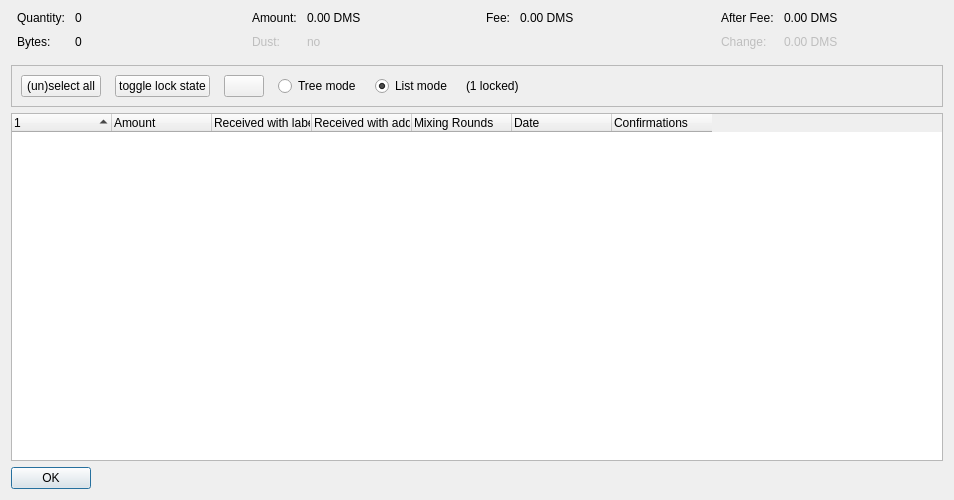
<?xml version="1.0" encoding="UTF-8"?>
<ui version="4.0">
 <class>CoinControlDialog</class>
 <widget class="QDialog" name="CoinControlDialog">
  <property name="geometry">
   <rect>
    <x>0</x>
    <y>0</y>
    <width>954</width>
    <height>500</height>
   </rect>
  </property>
  <property name="windowTitle">
   <string>Coin Selection</string>
  </property>
  <layout class="QVBoxLayout" name="verticalLayout">
   <item>
    <layout class="QHBoxLayout" name="horizontalLayoutTop" stretch="0,0,0,0">
     <property name="topMargin">
      <number>0</number>
     </property>
     <property name="bottomMargin">
      <number>10</number>
     </property>
     <item>
      <layout class="QFormLayout" name="formLayoutCoinControl1">
       <property name="horizontalSpacing">
        <number>10</number>
       </property>
       <property name="verticalSpacing">
        <number>10</number>
       </property>
       <property name="leftMargin">
        <number>6</number>
       </property>
       <property name="rightMargin">
        <number>6</number>
       </property>
       <item row="0" column="0">
        <widget class="QLabel" name="labelCoinControlQuantityText">
         <property name="text">
          <string>Quantity:</string>
         </property>
        </widget>
       </item>
       <item row="0" column="1">
        <widget class="QLabel" name="labelCoinControlQuantity">
         <property name="cursor">
          <cursorShape>IBeamCursor</cursorShape>
         </property>
         <property name="contextMenuPolicy">
          <enum>Qt::ActionsContextMenu</enum>
         </property>
         <property name="text">
          <string notr="true">0</string>
         </property>
         <property name="textInteractionFlags">
          <set>Qt::LinksAccessibleByMouse|Qt::TextSelectableByKeyboard|Qt::TextSelectableByMouse</set>
         </property>
        </widget>
       </item>
       <item row="1" column="0">
        <widget class="QLabel" name="labelCoinControlBytesText">
         <property name="text">
          <string>Bytes:</string>
         </property>
        </widget>
       </item>
       <item row="1" column="1">
        <widget class="QLabel" name="labelCoinControlBytes">
         <property name="cursor">
          <cursorShape>IBeamCursor</cursorShape>
         </property>
         <property name="contextMenuPolicy">
          <enum>Qt::ActionsContextMenu</enum>
         </property>
         <property name="text">
          <string notr="true">0</string>
         </property>
         <property name="textInteractionFlags">
          <set>Qt::LinksAccessibleByMouse|Qt::TextSelectableByKeyboard|Qt::TextSelectableByMouse</set>
         </property>
        </widget>
       </item>
      </layout>
     </item>
     <item>
      <layout class="QFormLayout" name="formLayoutCoinControl2">
       <property name="horizontalSpacing">
        <number>10</number>
       </property>
       <property name="verticalSpacing">
        <number>10</number>
       </property>
       <property name="leftMargin">
        <number>6</number>
       </property>
       <property name="rightMargin">
        <number>6</number>
       </property>
       <item row="0" column="0">
        <widget class="QLabel" name="labelCoinControlAmountText">
         <property name="text">
          <string>Amount:</string>
         </property>
        </widget>
       </item>
       <item row="0" column="1">
        <widget class="QLabel" name="labelCoinControlAmount">
         <property name="cursor">
          <cursorShape>IBeamCursor</cursorShape>
         </property>
         <property name="contextMenuPolicy">
          <enum>Qt::ActionsContextMenu</enum>
         </property>
         <property name="text">
          <string notr="true">0.00 DMS</string>
         </property>
         <property name="textInteractionFlags">
          <set>Qt::LinksAccessibleByMouse|Qt::TextSelectableByKeyboard|Qt::TextSelectableByMouse</set>
         </property>
        </widget>
       </item>
       <item row="1" column="0">
        <widget class="QLabel" name="labelCoinControlLowOutputText">
         <property name="enabled">
          <bool>false</bool>
         </property>
         <property name="text">
          <string>Dust:</string>
         </property>
        </widget>
       </item>
       <item row="1" column="1">
        <widget class="QLabel" name="labelCoinControlLowOutput">
         <property name="enabled">
          <bool>false</bool>
         </property>
         <property name="cursor">
          <cursorShape>IBeamCursor</cursorShape>
         </property>
         <property name="contextMenuPolicy">
          <enum>Qt::ActionsContextMenu</enum>
         </property>
         <property name="text">
          <string notr="true">no</string>
         </property>
         <property name="textInteractionFlags">
          <set>Qt::LinksAccessibleByMouse|Qt::TextSelectableByKeyboard|Qt::TextSelectableByMouse</set>
         </property>
        </widget>
       </item>
      </layout>
     </item>
     <item>
      <layout class="QFormLayout" name="formLayoutCoinControl3">
       <property name="horizontalSpacing">
        <number>10</number>
       </property>
       <property name="verticalSpacing">
        <number>10</number>
       </property>
       <property name="leftMargin">
        <number>6</number>
       </property>
       <property name="rightMargin">
        <number>6</number>
       </property>
       <item row="0" column="0">
        <widget class="QLabel" name="labelCoinControlFeeText">
         <property name="text">
          <string>Fee:</string>
         </property>
        </widget>
       </item>
       <item row="0" column="1">
        <widget class="QLabel" name="labelCoinControlFee">
         <property name="cursor">
          <cursorShape>IBeamCursor</cursorShape>
         </property>
         <property name="contextMenuPolicy">
          <enum>Qt::ActionsContextMenu</enum>
         </property>
         <property name="text">
          <string notr="true">0.00 DMS</string>
         </property>
         <property name="textInteractionFlags">
          <set>Qt::LinksAccessibleByMouse|Qt::TextSelectableByKeyboard|Qt::TextSelectableByMouse</set>
         </property>
        </widget>
       </item>
      </layout>
     </item>
     <item>
      <layout class="QFormLayout" name="formLayoutCoinControl4">
       <property name="horizontalSpacing">
        <number>10</number>
       </property>
       <property name="verticalSpacing">
        <number>10</number>
       </property>
       <property name="leftMargin">
        <number>6</number>
       </property>
       <property name="rightMargin">
        <number>6</number>
       </property>
       <item row="0" column="0">
        <widget class="QLabel" name="labelCoinControlAfterFeeText">
         <property name="text">
          <string>After Fee:</string>
         </property>
        </widget>
       </item>
       <item row="0" column="1">
        <widget class="QLabel" name="labelCoinControlAfterFee">
         <property name="cursor">
          <cursorShape>IBeamCursor</cursorShape>
         </property>
         <property name="contextMenuPolicy">
          <enum>Qt::ActionsContextMenu</enum>
         </property>
         <property name="text">
          <string notr="true">0.00 DMS</string>
         </property>
         <property name="textInteractionFlags">
          <set>Qt::LinksAccessibleByMouse|Qt::TextSelectableByKeyboard|Qt::TextSelectableByMouse</set>
         </property>
        </widget>
       </item>
       <item row="1" column="0">
        <widget class="QLabel" name="labelCoinControlChangeText">
         <property name="enabled">
          <bool>false</bool>
         </property>
         <property name="text">
          <string>Change:</string>
         </property>
        </widget>
       </item>
       <item row="1" column="1">
        <widget class="QLabel" name="labelCoinControlChange">
         <property name="enabled">
          <bool>false</bool>
         </property>
         <property name="cursor">
          <cursorShape>IBeamCursor</cursorShape>
         </property>
         <property name="contextMenuPolicy">
          <enum>Qt::ActionsContextMenu</enum>
         </property>
         <property name="text">
          <string notr="true">0.00 DMS</string>
         </property>
         <property name="textInteractionFlags">
          <set>Qt::LinksAccessibleByMouse|Qt::TextSelectableByKeyboard|Qt::TextSelectableByMouse</set>
         </property>
        </widget>
       </item>
      </layout>
     </item>
    </layout>
   </item>
   <item>
    <widget class="QFrame" name="frame">
     <property name="minimumSize">
      <size>
       <width>0</width>
       <height>40</height>
      </size>
     </property>
     <property name="frameShape">
      <enum>QFrame::StyledPanel</enum>
     </property>
     <property name="frameShadow">
      <enum>QFrame::Sunken</enum>
     </property>
     <layout class="QHBoxLayout" name="horizontalLayout">
      <item>
       <layout class="QHBoxLayout" name="horizontalLayoutPanel" stretch="0,0,0,0,0,0,0">
        <property name="spacing">
         <number>14</number>
        </property>
        <item>
         <widget class="QPushButton" name="pushButtonSelectAll">
          <property name="sizePolicy">
           <sizepolicy hsizetype="Maximum" vsizetype="Fixed">
            <horstretch>0</horstretch>
            <verstretch>0</verstretch>
           </sizepolicy>
          </property>
          <property name="text">
           <string>(un)select all</string>
          </property>
          <property name="autoDefault">
           <bool>false</bool>
          </property>
         </widget>
        </item>
        <item>
         <widget class="QPushButton" name="pushButtonToggleLock">
          <property name="sizePolicy">
           <sizepolicy hsizetype="Maximum" vsizetype="Fixed">
            <horstretch>0</horstretch>
            <verstretch>0</verstretch>
           </sizepolicy>
          </property>
          <property name="text">
           <string>toggle lock state</string>
          </property>
          <property name="autoDefault">
           <bool>false</bool>
          </property>
         </widget>
        </item>
        <item>
         <widget class="QPushButton" name="hideButton">
          <property name="sizePolicy">
           <sizepolicy hsizetype="Maximum" vsizetype="Fixed">
            <horstretch>0</horstretch>
            <verstretch>0</verstretch>
           </sizepolicy>
          </property>
          <property name="text">
           <string/>
          </property>
          <property name="autoDefault">
           <bool>false</bool>
          </property>
         </widget>
        </item>
        <item>
         <widget class="QRadioButton" name="radioTreeMode">
          <property name="sizePolicy">
           <sizepolicy hsizetype="Maximum" vsizetype="Fixed">
            <horstretch>0</horstretch>
            <verstretch>0</verstretch>
           </sizepolicy>
          </property>
          <property name="text">
           <string>Tree mode</string>
          </property>
         </widget>
        </item>
        <item>
         <widget class="QRadioButton" name="radioListMode">
          <property name="sizePolicy">
           <sizepolicy hsizetype="Maximum" vsizetype="Fixed">
            <horstretch>0</horstretch>
            <verstretch>0</verstretch>
           </sizepolicy>
          </property>
          <property name="text">
           <string>List mode</string>
          </property>
          <property name="checked">
           <bool>true</bool>
          </property>
         </widget>
        </item>
        <item>
         <widget class="QLabel" name="labelLocked">
          <property name="text">
           <string>(1 locked)</string>
          </property>
         </widget>
        </item>
        <item>
         <spacer name="horizontalSpacer">
          <property name="orientation">
           <enum>Qt::Horizontal</enum>
          </property>
          <property name="sizeHint" stdset="0">
           <size>
            <width>40</width>
            <height>20</height>
           </size>
          </property>
         </spacer>
        </item>
       </layout>
      </item>
     </layout>
    </widget>
   </item>
   <item>
    <widget class="CoinControlTreeWidget" name="treeWidget">
     <property name="contextMenuPolicy">
      <enum>Qt::CustomContextMenu</enum>
     </property>
     <property name="sortingEnabled">
      <bool>false</bool>
     </property>
     <property name="columnCount">
      <number>7</number>
     </property>
     <attribute name="headerShowSortIndicator" stdset="0">
      <bool>true</bool>
     </attribute>
     <attribute name="headerStretchLastSection">
      <bool>false</bool>
     </attribute>
     <column>
      <property name="text">
       <string/>
      </property>
     </column>
     <column>
      <property name="text">
       <string>Amount</string>
      </property>
     </column>
     <column>
      <property name="text">
       <string>Received with label</string>
      </property>
     </column>
     <column>
      <property name="text">
       <string>Received with address</string>
      </property>
     </column>
     <column>
      <property name="text">
       <string>Mixing Rounds</string>
      </property>
     </column>
     <column>
      <property name="text">
       <string>Date</string>
      </property>
     </column>
     <column>
      <property name="text">
       <string>Confirmations</string>
      </property>
      <property name="toolTip">
       <string>Confirmed</string>
      </property>
     </column>
    </widget>
   </item>
   <item>
    <widget class="QDialogButtonBox" name="buttonBox">
     <property name="sizePolicy">
      <sizepolicy hsizetype="Maximum" vsizetype="Fixed">
       <horstretch>0</horstretch>
       <verstretch>0</verstretch>
      </sizepolicy>
     </property>
     <property name="orientation">
      <enum>Qt::Horizontal</enum>
     </property>
     <property name="standardButtons">
      <set>QDialogButtonBox::Ok</set>
     </property>
    </widget>
   </item>
  </layout>
 </widget>
 <customwidgets>
  <customwidget>
   <class>CoinControlTreeWidget</class>
   <extends>QTreeWidget</extends>
   <header>qt/coincontroltreewidget.h</header>
  </customwidget>
 </customwidgets>
 <resources/>
 <connections/>
</ui>
